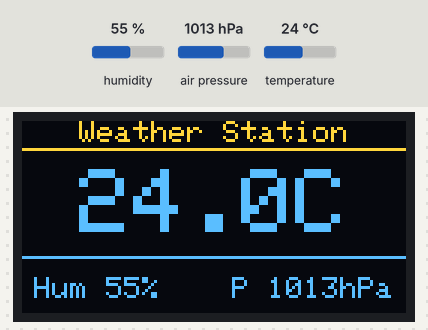
A sketch run on a simulated ESP32-C3. Shown: 128×64 one-colour display. Inputs (shaded band) come from the test bench; at power-on: air pressure 1013 hPa, humidity 55 %, temperature 24 °C. The OLED is the two-colour kind (top 16 rows yellow); what the sketch prints to the serial monitor is not drawn.

Above: at 3.4 s.
3.5 s: air pressure set to 952 hPa
At 5.3 s:
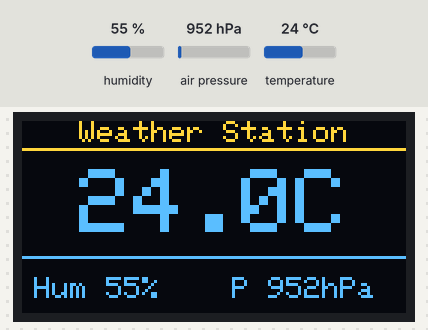
6.1 s: humidity set to 22 %
At 7.3 s:
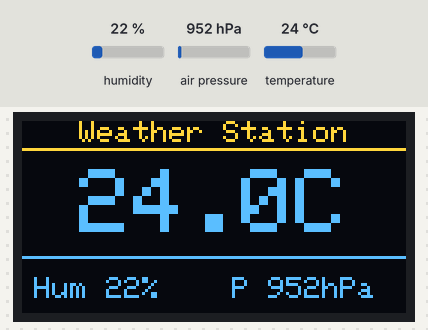
8.7 s: temperature set to 12 °C
At 11.4 s:
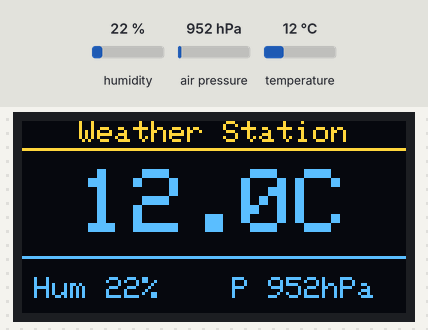
12.3 s: humidity set to 40 %
At 13.4 s:
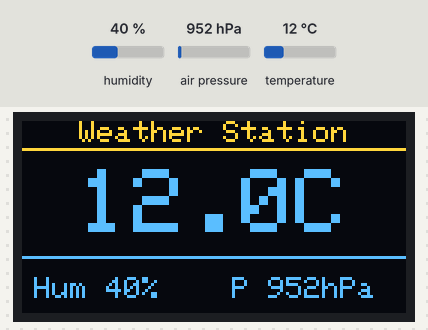
14.9 s: air pressure set to 975 hPa
At 15.4 s:
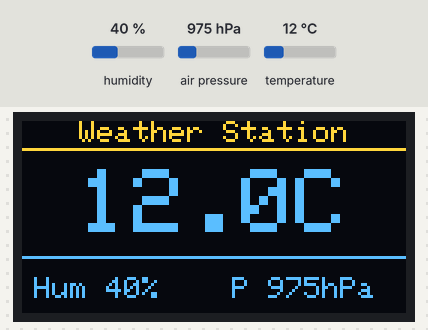
Timing chart, 0 to 17.9 s (numbered marks = the images above; inputs shaded):
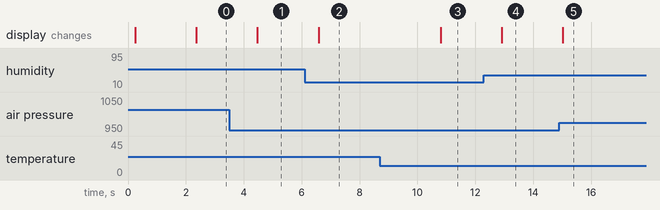

The sketch:

weather_station.ino
```cpp
// ESP32-C3 Weather Station Kit — basic version (OLED + Serial, no WiFi)
// Reads temperature/humidity/pressure from AHT20+BMP280 and shows them on an
// OLED SH1106 128x64 display. Prints a self-test on boot so you can confirm
// everything is wired correctly before writing any more code.
//
// Libraries needed (Arduino IDE Library Manager):
//   Adafruit AHTX0
//   Adafruit BMP280 Library
//   Adafruit SH110X
//   Adafruit GFX Library
// (Library Manager also offers Adafruit BusIO and Adafruit Unified Sensor as
// dependencies — click "Install all". Tested versions are listed in the README.)
// Board package: esp32 by Espressif Systems — select "ESP32C3 Dev Module"

#include <Wire.h>
#include <Adafruit_AHTX0.h>
#include <Adafruit_BMP280.h>
#include <Adafruit_GFX.h>
#include <Adafruit_SH110X.h>
#include "logo_bitmap.h"  // ElTech-Online shop logo, converted from the real eBay shop icon

#define SCREEN_WIDTH 128
#define SCREEN_HEIGHT 64
#define OLED_ADDR    0x3C   // common default; try 0x3D if blank
#define BMP280_ADDR  0x77   // common default; some modules ship at 0x76

// GPIO 8/9 are the ESP32-C3 SuperMini's labeled I2C pins (confirmed on real
// hardware). If your sensors/display don't respond, run i2c_scanner.ino first
// to find the right pins and addresses for your board, then update these.
#define I2C_SDA 8
#define I2C_SCL 9

Adafruit_AHTX0 aht;
Adafruit_BMP280 bmp;
Adafruit_SH1106G display(SCREEN_WIDTH, SCREEN_HEIGHT, &Wire, -1);

bool ahtOK = false, bmpOK = false, oledOK = false;

// Self-test ranges. A reading outside these almost always means a faulty or
// badly wired sensor rather than the real weather, so the self-test fails it.
const float TEMP_MIN_C   = -20.0, TEMP_MAX_C   = 60.0;
const float HUM_MIN_PCT  =   0.0, HUM_MAX_PCT  = 100.0;
const float PRES_MIN_HPA = 870.0, PRES_MAX_HPA = 1085.0;

// Set by runSelfTest(): true only if the sensor was found AND its first
// reading was inside the ranges above.
bool ahtPassed = false, bmpPassed = false;

void centerText(const String& text, int y, int textSize);
bool runSelfTest();
void showSelfTestFailure();

void setup() {
  Serial.begin(115200);
  Wire.begin(I2C_SDA, I2C_SCL);

  oledOK = display.begin(OLED_ADDR, true);
  ahtOK  = aht.begin();
  bmpOK  = bmp.begin(BMP280_ADDR);

  if (oledOK) {
    display.clearDisplay();
    display.setTextColor(SH110X_WHITE);
    display.setTextSize(1);
  }

  // Serial splash banner.
  Serial.println("========================================");
  Serial.println("           ElTech-Online");
  Serial.println("       ESP32 Weather Station Kit");
  Serial.println("========================================");

  // Self-test: check this in Serial Monitor to confirm everything is wired right.
  bool selfTestPassed = runSelfTest();

  // OLED splash screen — shown for 2s before the sensor-reading loop starts.
  // Real shop logo (converted from the eBay shop icon) centered on top, with the
  // shop name and kit name centered underneath.
  if (oledOK) {
    display.clearDisplay();
    display.drawBitmap((SCREEN_WIDTH - LOGO_WIDTH) / 2, 0, logo_bmp, LOGO_WIDTH, LOGO_HEIGHT, SH110X_WHITE);
    centerText("ElTech-Online", 36, 1);
    centerText("Weather Station", 48, 1);
    display.display();
    delay(2000);

    if (!selfTestPassed) showSelfTestFailure();
  }
}

void loop() {
  float temperature = NAN, humidityPct = NAN, pressureHpa = NAN;

  if (ahtOK) {
    sensors_event_t humidity, temp;
    aht.getEvent(&humidity, &temp);
    temperature = temp.temperature;
    humidityPct = humidity.relative_humidity;
  }
  if (bmpOK) {
    pressureHpa = bmp.readPressure() / 100.0F;
  }

  // Serial output — aligned columns, always printed regardless of OLED status.
  Serial.println("----------------------------------------");
  Serial.print("  Temperature : ");
  if (ahtOK) Serial.printf("%5.1f C\n", temperature); else Serial.println("  n/a");
  Serial.print("  Humidity    : ");
  if (ahtOK) Serial.printf("%5.1f %%\n", humidityPct); else Serial.println("  n/a");
  Serial.print("  Pressure    : ");
  if (bmpOK) Serial.printf("%6.1f hPa\n", pressureHpa); else Serial.println("  n/a");

  // OLED output — temperature is the headline reading (large, centered), with
  // humidity and pressure as smaller supporting stats underneath. This gives a
  // clear visual hierarchy instead of three equally-weighted rows, which reads
  // more like a real weather display and less like a debug printout.
  if (oledOK) {
    display.clearDisplay();

    // Thin header, centered.
    centerText("Weather Station", 0, 1);
    display.drawLine(0, 9, SCREEN_WIDTH, 9, SH110X_WHITE);

    // Big centered temperature — the headline number.
    String tempStr = ahtOK ? String(temperature, 1) + "C" : "n/a";
    centerText(tempStr, 16, 3);

    // Divider between the headline and the supporting stats.
    display.drawLine(0, 45, SCREEN_WIDTH, 45, SH110X_WHITE);

    // Humidity (left) and pressure (right), smaller, side by side.
    display.setTextSize(1);
    display.setCursor(4, 52);
    display.print("Hum ");
    display.print(ahtOK ? String(humidityPct, 0) : "--");
    display.print("%");

    display.setCursor(70, 52);
    display.print("P ");
    display.print(bmpOK ? String(pressureHpa, 0) : "--");
    display.print("hPa");

    display.display();
  }

  delay(2000);
}

// Draws `text` horizontally centered on the display at the given y, for the given text size.
// Uses a fixed 6px-per-character advance (the default GFX font's width at size 1) rather than
// getTextBounds() — that call returned inconsistent widths across Adafruit_GFX library versions
// and pushed text off-screen.
void centerText(const String& text, int y, int textSize) {
  display.setTextSize(textSize);
  int textWidthPx = text.length() * 6 * textSize;
  int x = (SCREEN_WIDTH - textWidthPx) / 2;
  if (x < 0) x = 0;
  display.setCursor(x, y);
  display.print(text);
}

bool inRange(float value, float minValue, float maxValue) {
  return !isnan(value) && value >= minValue && value <= maxValue;
}

// Checks each part is connected AND gives a believable first reading, prints
// the result to Serial, and returns true only if everything passed. A sensor
// that answers but reads e.g. 0 hPa or NaN is reported as BAD READING.
bool runSelfTest() {
  Serial.println("--- Self-test ---");
  Serial.print("OLED (SH1106): "); Serial.println(oledOK ? "OK" : "NOT FOUND");

  Serial.print("AHT20:         ");
  if (!ahtOK) {
    Serial.println("NOT FOUND");
  } else {
    sensors_event_t humidity, temp;
    bool readOK = aht.getEvent(&humidity, &temp);
    ahtPassed = readOK
             && inRange(temp.temperature, TEMP_MIN_C, TEMP_MAX_C)
             && inRange(humidity.relative_humidity, HUM_MIN_PCT, HUM_MAX_PCT);
    if (readOK) {
      Serial.printf("%s (%.1f C, %.1f %%)\n", ahtPassed ? "OK" : "BAD READING",
                    temp.temperature, humidity.relative_humidity);
    } else {
      Serial.println("BAD READING (no data)");
    }
  }

  Serial.print("BMP280:        ");
  if (!bmpOK) {
    Serial.println("NOT FOUND");
  } else {
    delay(100);  // give the BMP280 time to finish its first measurement after begin()
    float pressureHpa = bmp.readPressure() / 100.0F;
    bmpPassed = inRange(pressureHpa, PRES_MIN_HPA, PRES_MAX_HPA);
    Serial.printf("%s (%.1f hPa)\n", bmpPassed ? "OK" : "BAD READING", pressureHpa);
  }

  bool passed = oledOK && ahtPassed && bmpPassed;
  Serial.print("RESULT:        "); Serial.println(passed ? "PASS" : "FAIL");
  return passed;
}

// Shown on the OLED only when the self-test fails, so a problem is visible even
// without a computer attached. (If the OLED itself failed, only Serial shows it.)
void showSelfTestFailure() {
  display.clearDisplay();
  centerText("SELF-TEST FAILED", 0, 1);
  display.drawLine(0, 9, SCREEN_WIDTH, 9, SH110X_WHITE);
  int y = 14;
  if (!ahtPassed) {
    display.setCursor(0, y); y += 10;
    display.print(ahtOK ? "AHT20: bad reading" : "AHT20: not found");
  }
  if (!bmpPassed) {
    display.setCursor(0, y); y += 10;
    display.print(bmpOK ? "BMP280: bad reading" : "BMP280: not found");
  }
  display.setCursor(0, 54);
  display.print("See Serial Monitor");
  display.display();
  delay(5000);
}
```

Source omitted: logo_bitmap.h (data table, 2048 bytes)

Measured:
- after the input at 3.5 s, the display: changes after 0.97 s (image 1)
- after the input at 6.1 s, the display: changes after 0.48 s (image 2)
- after the input at 8.7 s, the display: changes after 2.1 s (image 3)
- after the input at 12.3 s, the display: changes after 0.62 s (image 4)
- after the input at 14.9 s, the display: changes after 0.13 s (image 5)
